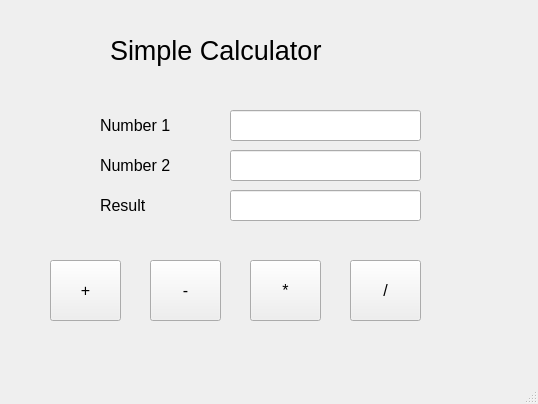
<?xml version="1.0" encoding="UTF-8"?>
<ui version="4.0">
 <class>calculator</class>
 <widget class="QMainWindow" name="calculator">
  <property name="geometry">
   <rect>
    <x>0</x>
    <y>0</y>
    <width>538</width>
    <height>404</height>
   </rect>
  </property>
  <property name="windowTitle">
   <string>calculator</string>
  </property>
  <widget class="QWidget" name="centralwidget">
   <widget class="QLabel" name="label">
    <property name="geometry">
     <rect>
      <x>110</x>
      <y>10</y>
      <width>301</width>
      <height>81</height>
     </rect>
    </property>
    <property name="font">
     <font>
      <pointsize>20</pointsize>
     </font>
    </property>
    <property name="text">
     <string>Simple Calculator</string>
    </property>
   </widget>
   <widget class="QLabel" name="num1Label">
    <property name="geometry">
     <rect>
      <x>100</x>
      <y>110</y>
      <width>91</width>
      <height>31</height>
     </rect>
    </property>
    <property name="font">
     <font>
      <pointsize>12</pointsize>
     </font>
    </property>
    <property name="text">
     <string>Number 1</string>
    </property>
   </widget>
   <widget class="QLabel" name="num2Label">
    <property name="geometry">
     <rect>
      <x>100</x>
      <y>150</y>
      <width>91</width>
      <height>31</height>
     </rect>
    </property>
    <property name="font">
     <font>
      <pointsize>12</pointsize>
     </font>
    </property>
    <property name="text">
     <string>Number 2</string>
    </property>
   </widget>
   <widget class="QLabel" name="num2Label_2">
    <property name="geometry">
     <rect>
      <x>100</x>
      <y>190</y>
      <width>91</width>
      <height>31</height>
     </rect>
    </property>
    <property name="font">
     <font>
      <pointsize>12</pointsize>
     </font>
    </property>
    <property name="text">
     <string>Result</string>
    </property>
   </widget>
   <widget class="QLineEdit" name="num1LineEdit">
    <property name="geometry">
     <rect>
      <x>230</x>
      <y>110</y>
      <width>191</width>
      <height>31</height>
     </rect>
    </property>
    <property name="font">
     <font>
      <pointsize>12</pointsize>
     </font>
    </property>
   </widget>
   <widget class="QLineEdit" name="num2LineEdit">
    <property name="geometry">
     <rect>
      <x>230</x>
      <y>150</y>
      <width>191</width>
      <height>31</height>
     </rect>
    </property>
    <property name="font">
     <font>
      <pointsize>12</pointsize>
     </font>
    </property>
   </widget>
   <widget class="QLineEdit" name="ResultLineEdit">
    <property name="geometry">
     <rect>
      <x>230</x>
      <y>190</y>
      <width>191</width>
      <height>31</height>
     </rect>
    </property>
    <property name="font">
     <font>
      <pointsize>12</pointsize>
     </font>
    </property>
   </widget>
   <widget class="QPushButton" name="addButton">
    <property name="geometry">
     <rect>
      <x>50</x>
      <y>260</y>
      <width>71</width>
      <height>61</height>
     </rect>
    </property>
    <property name="font">
     <font>
      <pointsize>12</pointsize>
     </font>
    </property>
    <property name="text">
     <string>+</string>
    </property>
   </widget>
   <widget class="QPushButton" name="subButton">
    <property name="geometry">
     <rect>
      <x>150</x>
      <y>260</y>
      <width>71</width>
      <height>61</height>
     </rect>
    </property>
    <property name="font">
     <font>
      <pointsize>12</pointsize>
     </font>
    </property>
    <property name="text">
     <string>-</string>
    </property>
   </widget>
   <widget class="QPushButton" name="multiplyButton">
    <property name="geometry">
     <rect>
      <x>250</x>
      <y>260</y>
      <width>71</width>
      <height>61</height>
     </rect>
    </property>
    <property name="font">
     <font>
      <pointsize>12</pointsize>
     </font>
    </property>
    <property name="text">
     <string>*</string>
    </property>
   </widget>
   <widget class="QPushButton" name="divideButton">
    <property name="geometry">
     <rect>
      <x>350</x>
      <y>260</y>
      <width>71</width>
      <height>61</height>
     </rect>
    </property>
    <property name="font">
     <font>
      <pointsize>12</pointsize>
     </font>
    </property>
    <property name="text">
     <string>/</string>
    </property>
   </widget>
  </widget>
  <widget class="QMenuBar" name="menubar">
   <property name="geometry">
    <rect>
     <x>0</x>
     <y>0</y>
     <width>538</width>
     <height>25</height>
    </rect>
   </property>
  </widget>
  <widget class="QStatusBar" name="statusbar"/>
 </widget>
 <resources/>
 <connections/>
</ui>
